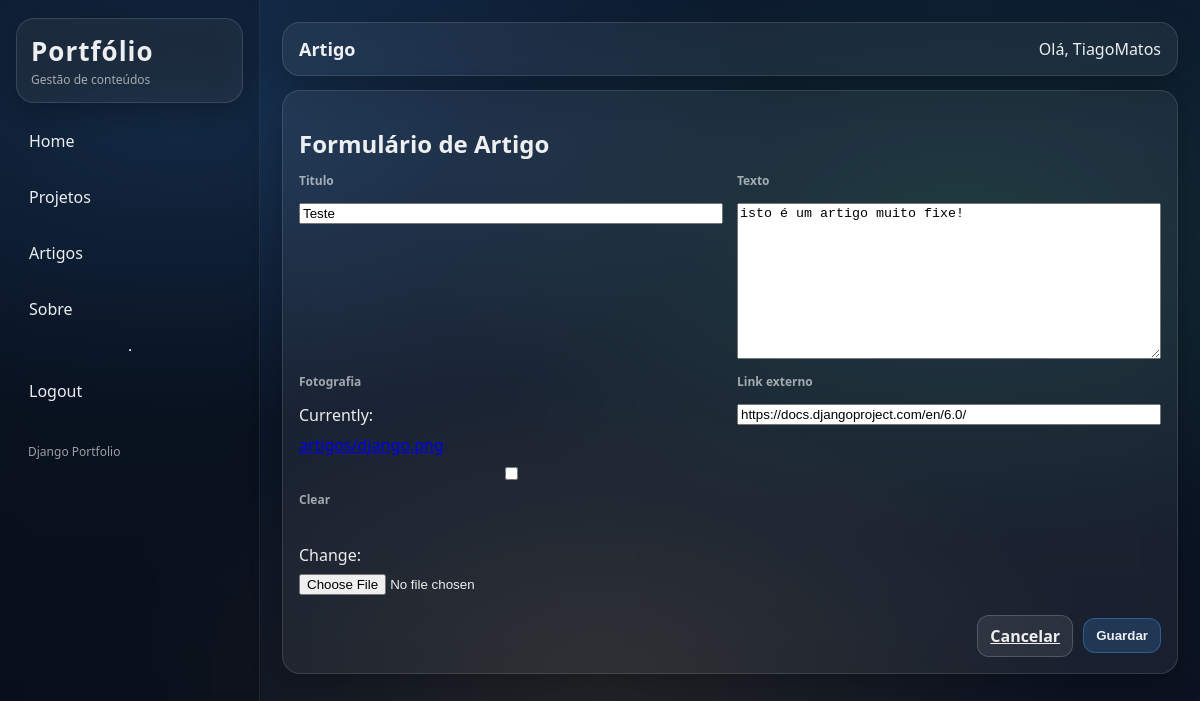
Page /artigos/1/editar/ (signed in) on the committed database.
### artigos/models.py (models this page shows, shortened)
class Artigo(models.Model):
    titulo = models.CharField(max_length=120)
    texto = models.TextField()
    fotografia = models.ImageField(upload_to="artigos/", blank=True, null=True)
    link_externo = models.URLField(blank=True, null=True)
    data_criacao = models.DateTimeField(auto_now_add=True)
    autor = models.ForeignKey(User, on_delete=models.CASCADE, related_name="artigos")
    likes = models.ManyToManyField(User, related_name="artigos_liked", blank=True)

### artigos/views.py (the view)
# urls.py: path("artigos/<int:pk>/editar/", views.artigo_update, name="artigo_update"),
@login_required(login_url="login")
def artigo_update(request, pk):
    artigo = get_object_or_404(Artigo, pk=pk)
    if not is_autor(request.user) or artigo.autor != request.user:
        return redirect("artigo_list")
    if request.method == "POST":
        form = ArtigoForm(request.POST, request.FILES, instance=artigo)
        if form.is_valid():
            form.save()
            return redirect("artigo_detail", pk=artigo.pk)
    else:
        form = ArtigoForm(instance=artigo)
    return render(request, "artigos/artigo_form.html", {"form": form})

### artigos/forms.py
class ArtigoForm(forms.ModelForm):
    class Meta:
        model = Artigo
        fields = ["titulo", "texto", "fotografia", "link_externo"]

### artigos/views.py (called while the page is built)
def is_autor(user):
    return user.is_authenticated and user.groups.filter(name="autores").exists()

### artigos/templates/artigos/artigo_form.html (shortened to what this page needs)
{% extends "portfolio/base.html" %}
{% block page_title %}Artigo{% endblock %}
{% block content %}
<div class="glass panel">
    <h2 class="panel-title">Formulário de Artigo</h2>
    <form method="post" enctype="multipart/form-data">
        <div class="form-grid">
            {% for field in form %}
                <div class="field">
                    <label class="field-label" for="{{ field.id_for_label }}">
                        {{ field.label }}
                    </label>
                    {{ field }}
                </div>
            {% endfor %}
            <div class="actions">
                <a href="{% url 'artigo_list' %}" class="btn btn-neutral">Cancelar</a>
                <button type="submit" class="btn btn-primary">Guardar</button>
            </div>
        </div>
    </form>
</div>
{% endblock %}

### portfolio/templates/portfolio/base.html (shortened to what this page needs)
{% load static %}
<!DOCTYPE html>
<html lang="pt">
<head>
    <link rel="stylesheet" href="{% static 'portfolio/style.css' %}">
</head>
<body>
    <div class="app">
        <aside class="sidebar">
            <div class="brand glass">
                <div class="logo">Portfólio</div>
                <div class="ver">Gestão de conteúdos</div>
            </div>
        <nav class="menu">
            <a href="{% url 'home' %}" class="item">Home</a>
            <a href="{% url 'projeto_list' %}" class="item">Projetos</a>
            <a href="{% url 'artigo_list' %}" class="item">Artigos</a>
            <a href="{% url 'sobre' %}" class="item">Sobre</a>
            <hr>
            {% if user.is_authenticated %}
                <a href="{% url 'logout' %}" class="item">Logout</a>
            {% else %}
                <a href="{% url 'login' %}" class="item">Login</a>
                <a href="{% url 'registo' %}" class="item">Registo</a>
            {% endif %}
        </nav>
        <div class="sidebar-footer">
            Django Portfolio
        </div>
    </aside>
    <main class="main">
        <div class="topbar glass">
            <div class="topbar-left">
                <div class="topbar-title">
                    {% block page_title %}Portfólio{% endblock %}
                </div>
            </div>
            <div class="topbar-right">
                {% if user.is_authenticated %}
                    <span>Olá, {{ user.username }}</span>
                {% endif %}
            </div>
        </div>
        {% block content %}{% endblock %}
    </main>
</div>
</body>
</html>

### staticfiles/portfolio/style.css (style rules this page uses)
:root { --bg0:#0b1220; --bg1:#0c1a2e; --glass: rgba(255,255,255,0.06); --glass2: rgba(255,255,255,0.10); --border: rgba(255,255,255,0.12); --text: rgba(255,255,255,0.92); --muted: rgba(255,255,255,0.60); --blue:#4aa3ff; --green:#44d38a; --amber:#f0b45a; --red:#ff6b6b; }
* { box-sizing:border-box; }
html,body { height:100%; }
body { margin:0; font-family: ui-sans-serif, system-ui, -apple-system, Segoe UI, Roboto, Arial; color:var(--text); background: radial-gradient(1000px 500px at 15% 15%, rgba(74,163,255,0.18), transparent 60%), radial-gradient(900px 500px at 80% 30%, rgba(68,211,138,0.12), transparent 60%), radial-gradient(800px 500px at 50% 85%, rgba(240,180,90,0.10), transparent 60%), linear-gradient(180deg, var(--bg1), var(--bg0)); }
.app { display:flex; min-height:100vh; }
.sidebar { width:260px; padding:18px 16px; border-right: 1px solid rgba(255,255,255,0.08); background: rgba(0,0,0,0.18); backdrop-filter: blur(12px); }
.brand { border:1px solid rgba(255,255,255,0.10); background: rgba(255,255,255,0.04); border-radius:18px; padding:14px 14px; margin-bottom:14px; }
.logo { font-weight:800; font-size:26px; letter-spacing:1px; }
.ver { margin-top:2px; color:var(--muted); font-size:12px; }
.menu { display:flex; flex-direction:column; gap:8px; margin-top:10px; }
.menu .item { display:flex; align-items:center; gap:10px; padding:12px 12px; border-radius:14px; text-decoration:none; color:var(--text); border:1px solid transparent; }
.sidebar-footer { margin-top:16px; padding:12px; color:var(--muted); font-size:12px; }
.main { flex:1; padding:22px; max-width:1200px; margin: 0 auto; }
.glass { background: var(--glass); border: 1px solid var(--border); border-radius:18px; backdrop-filter: blur(14px); box-shadow: 0 10px 30px rgba(0,0,0,0.25); }
.topbar { display:flex; justify-content:space-between; align-items:center; padding:14px 16px; margin-bottom:14px; gap:14px; }
.topbar-left { display:flex; align-items:center; gap:14px; flex-wrap:wrap; }
.topbar-title { font-size:18px; font-weight:700; }
.panel { padding:16px; min-height:180px; }
.panel-title { font-weight:800; margin-bottom:12px; }
.btn { border:1px solid rgba(74,163,255,0.35); background: rgba(74,163,255,0.12); color:var(--text); padding:9px 12px; border-radius:12px; cursor:pointer; font-weight:800; }
.form-grid { display:grid; grid-template-columns: 1fr 1fr; gap: 12px; margin-top: 10px; }
.field label { display:block; font-size:12px; color: var(--muted); margin-bottom: 6px; font-weight: 700; }
.actions { margin-top: 14px; display:flex; gap: 10px; justify-content: flex-end; align-items: center; }
.btn-primary { background: rgba(74,163,255,0.18); border-color: rgba(74,163,255,0.35); }
.form-grid { display:grid; grid-template-columns: repeat(2, minmax(0, 1fr)); gap:14px; margin-top: 10px; }
.field { display:flex; flex-direction:column; gap:8px; }
.field-label { font-weight:800; color: rgba(255,255,255,0.85); font-size:13px; }
.actions { grid-column: 1 / -1; display:flex; justify-content:flex-end; margin-top: 6px; }
.btn-neutral { border-color: rgba(255,255,255,0.18); background: rgba(255,255,255,0.08); }

### rows in the picture
Artigo: form "Teste" "isto é um artigo muito fixe!" "https://docs.djangoproject.com/en/6.0/"

### other values in the picture
{{ user.username }} "TiagoMatos"
{{ field.label }} "Titulo" "Texto" "Fotografia" "Link externo"
